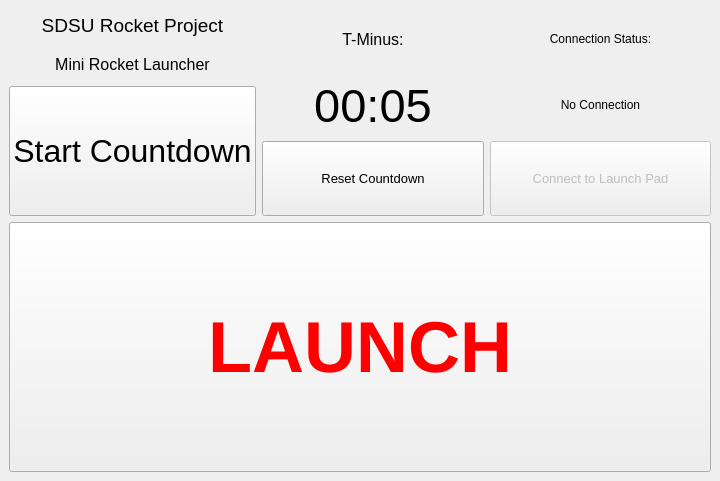
<?xml version="1.0" encoding="UTF-8"?>
<ui version="4.0">
 <class>MainWindow</class>
 <widget class="QMainWindow" name="MainWindow">
  <property name="geometry">
   <rect>
    <x>0</x>
    <y>0</y>
    <width>720</width>
    <height>481</height>
   </rect>
  </property>
  <property name="windowTitle">
   <string>Mission Control</string>
  </property>
  <property name="styleSheet">
   <string notr="true">@
color: rgb(97, 255, 24);
@</string>
  </property>
  <widget class="QWidget" name="centralwidget">
   <layout class="QGridLayout" name="gridLayout">
    <item row="0" column="0">
     <layout class="QVBoxLayout" name="verticalLayout_3">
      <item>
       <layout class="QHBoxLayout" name="horizontalLayout">
        <item>
         <layout class="QVBoxLayout" name="verticalLayout_5">
          <item>
           <widget class="QLabel" name="label_3">
            <property name="font">
             <font>
              <pointsize>14</pointsize>
             </font>
            </property>
            <property name="text">
             <string>SDSU Rocket Project</string>
            </property>
            <property name="alignment">
             <set>Qt::AlignCenter</set>
            </property>
           </widget>
          </item>
          <item>
           <widget class="QLabel" name="label_4">
            <property name="font">
             <font>
              <pointsize>12</pointsize>
             </font>
            </property>
            <property name="text">
             <string>Mini Rocket Launcher</string>
            </property>
            <property name="alignment">
             <set>Qt::AlignCenter</set>
            </property>
           </widget>
          </item>
          <item>
           <widget class="QPushButton" name="startCountBut">
            <property name="minimumSize">
             <size>
              <width>0</width>
              <height>130</height>
             </size>
            </property>
            <property name="font">
             <font>
              <pointsize>24</pointsize>
             </font>
            </property>
            <property name="text">
             <string>Start Countdown</string>
            </property>
           </widget>
          </item>
         </layout>
        </item>
        <item>
         <layout class="QVBoxLayout" name="verticalLayout">
          <item>
           <widget class="QLabel" name="label">
            <property name="font">
             <font>
              <pointsize>12</pointsize>
             </font>
            </property>
            <property name="text">
             <string>T-Minus:</string>
            </property>
            <property name="alignment">
             <set>Qt::AlignCenter</set>
            </property>
           </widget>
          </item>
          <item>
           <widget class="QLabel" name="timeLabel">
            <property name="font">
             <font>
              <pointsize>35</pointsize>
             </font>
            </property>
            <property name="text">
             <string>00:05</string>
            </property>
            <property name="alignment">
             <set>Qt::AlignCenter</set>
            </property>
           </widget>
          </item>
          <item>
           <widget class="QPushButton" name="resetBut">
            <property name="minimumSize">
             <size>
              <width>0</width>
              <height>75</height>
             </size>
            </property>
            <property name="font">
             <font>
              <pointsize>10</pointsize>
             </font>
            </property>
            <property name="text">
             <string>Reset Countdown</string>
            </property>
           </widget>
          </item>
         </layout>
        </item>
        <item>
         <layout class="QVBoxLayout" name="verticalLayout_2">
          <item>
           <widget class="QLabel" name="label_2">
            <property name="text">
             <string>Connection Status:</string>
            </property>
            <property name="alignment">
             <set>Qt::AlignCenter</set>
            </property>
           </widget>
          </item>
          <item>
           <widget class="QLabel" name="statusLabel">
            <property name="text">
             <string>No Connection</string>
            </property>
            <property name="alignment">
             <set>Qt::AlignCenter</set>
            </property>
           </widget>
          </item>
          <item>
           <widget class="QPushButton" name="connectBut">
            <property name="enabled">
             <bool>false</bool>
            </property>
            <property name="minimumSize">
             <size>
              <width>0</width>
              <height>75</height>
             </size>
            </property>
            <property name="font">
             <font>
              <pointsize>10</pointsize>
             </font>
            </property>
            <property name="text">
             <string>Connect to Launch Pad</string>
            </property>
           </widget>
          </item>
         </layout>
        </item>
       </layout>
      </item>
      <item>
       <widget class="QPushButton" name="launchBut">
        <property name="minimumSize">
         <size>
          <width>0</width>
          <height>250</height>
         </size>
        </property>
        <property name="font">
         <font>
          <pointsize>54</pointsize>
          <weight>75</weight>
          <bold>true</bold>
         </font>
        </property>
        <property name="styleSheet">
         <string notr="true">color: rgb(255,0,0);</string>
        </property>
        <property name="text">
         <string>LAUNCH</string>
        </property>
        <property name="flat">
         <bool>false</bool>
        </property>
       </widget>
      </item>
     </layout>
    </item>
   </layout>
  </widget>
 </widget>
 <resources/>
 <connections/>
</ui>
